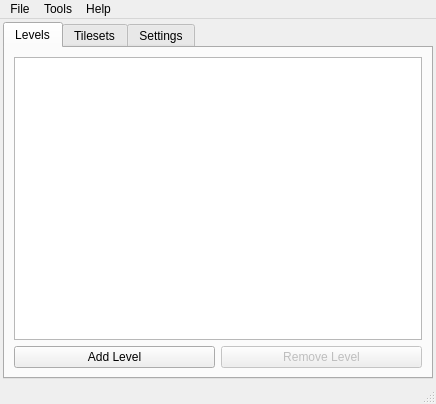
<?xml version="1.0" encoding="UTF-8"?>
<ui version="4.0">
 <class>MainWindow</class>
 <widget class="QMainWindow" name="MainWindow">
  <property name="geometry">
   <rect>
    <x>0</x>
    <y>0</y>
    <width>436</width>
    <height>404</height>
   </rect>
  </property>
  <property name="windowTitle">
   <string>CoinKiller</string>
  </property>
  <property name="styleSheet">
   <string notr="true"/>
  </property>
  <widget class="QWidget" name="centralWidget">
   <layout class="QVBoxLayout" name="verticalLayout">
    <property name="leftMargin">
     <number>3</number>
    </property>
    <property name="topMargin">
     <number>3</number>
    </property>
    <property name="rightMargin">
     <number>3</number>
    </property>
    <property name="bottomMargin">
     <number>3</number>
    </property>
    <item>
     <widget class="QTabWidget" name="tabWidget">
      <property name="currentIndex">
       <number>0</number>
      </property>
      <widget class="QWidget" name="tab_levels">
       <attribute name="title">
        <string>Levels</string>
       </attribute>
       <layout class="QVBoxLayout" name="verticalLayout_2" stretch="0,0">
        <property name="leftMargin">
         <number>9</number>
        </property>
        <property name="topMargin">
         <number>9</number>
        </property>
        <property name="rightMargin">
         <number>9</number>
        </property>
        <property name="bottomMargin">
         <number>9</number>
        </property>
        <item>
         <widget class="QTreeView" name="levelList">
          <property name="sizePolicy">
           <sizepolicy hsizetype="Expanding" vsizetype="Expanding">
            <horstretch>0</horstretch>
            <verstretch>0</verstretch>
           </sizepolicy>
          </property>
          <property name="editTriggers">
           <set>QAbstractItemView::NoEditTriggers</set>
          </property>
          <attribute name="headerVisible">
           <bool>false</bool>
          </attribute>
         </widget>
        </item>
        <item>
         <layout class="QHBoxLayout" name="horizontalLayout">
          <property name="topMargin">
           <number>0</number>
          </property>
          <property name="rightMargin">
           <number>0</number>
          </property>
          <item>
           <widget class="QPushButton" name="addLevelBtn">
            <property name="text">
             <string>Add Level</string>
            </property>
           </widget>
          </item>
          <item>
           <widget class="QPushButton" name="removeLevelBtn">
            <property name="enabled">
             <bool>false</bool>
            </property>
            <property name="text">
             <string>Remove Level</string>
            </property>
           </widget>
          </item>
         </layout>
        </item>
       </layout>
      </widget>
      <widget class="QWidget" name="tab_tilesets">
       <attribute name="title">
        <string>Tilesets</string>
       </attribute>
       <layout class="QVBoxLayout" name="verticalLayout_3">
        <item>
         <widget class="QTreeView" name="tilesetView">
          <property name="editTriggers">
           <set>QAbstractItemView::NoEditTriggers</set>
          </property>
          <property name="headerHidden">
           <bool>true</bool>
          </property>
         </widget>
        </item>
        <item>
         <layout class="QHBoxLayout" name="horizontalLayout_2">
          <item>
           <widget class="QPushButton" name="addTilesetBtn">
            <property name="text">
             <string>Add Tileset</string>
            </property>
           </widget>
          </item>
          <item>
           <widget class="QPushButton" name="removeTilesetBtn">
            <property name="enabled">
             <bool>false</bool>
            </property>
            <property name="text">
             <string>Remove Tileset</string>
            </property>
           </widget>
          </item>
         </layout>
        </item>
       </layout>
      </widget>
      <widget class="QWidget" name="tab_settings">
       <attribute name="title">
        <string>Settings</string>
       </attribute>
       <layout class="QVBoxLayout" name="verticalLayout_5">
        <item>
         <layout class="QVBoxLayout" name="verticalLayout_4">
          <item>
           <widget class="QLabel" name="languagesLabel">
            <property name="text">
             <string>Languages</string>
            </property>
           </widget>
          </item>
          <item>
           <widget class="QListWidget" name="languageSelector"/>
          </item>
          <item>
           <widget class="QPushButton" name="updateSpriteData">
            <property name="text">
             <string>Update Spritedata</string>
            </property>
           </widget>
          </item>
         </layout>
        </item>
        <item>
         <layout class="QGridLayout" name="gridLayout">
          <item row="0" column="0">
           <widget class="QCheckBox" name="nightModeCheckbox">
            <property name="text">
             <string>Night Mode</string>
            </property>
           </widget>
          </item>
          <item row="0" column="1">
           <widget class="QCheckBox" name="maximisedCheckbox">
            <property name="text">
             <string>Start Maximised</string>
            </property>
           </widget>
          </item>
          <item row="1" column="0">
           <widget class="QCheckBox" name="loadLastCheckbox">
            <property name="text">
             <string>Load last ROMFS</string>
            </property>
           </widget>
          </item>
         </layout>
        </item>
       </layout>
      </widget>
     </widget>
    </item>
   </layout>
  </widget>
  <widget class="QMenuBar" name="menuBar">
   <property name="geometry">
    <rect>
     <x>0</x>
     <y>0</y>
     <width>436</width>
     <height>21</height>
    </rect>
   </property>
   <widget class="QMenu" name="menuFile">
    <property name="title">
     <string>File</string>
    </property>
    <addaction name="actionLoadUnpackedROMFS"/>
    <addaction name="separator"/>
    <addaction name="actionOpenlastROMFSDir"/>
   </widget>
   <widget class="QMenu" name="menuHelp">
    <property name="title">
     <string>Help</string>
    </property>
    <addaction name="actionAbout"/>
   </widget>
   <widget class="QMenu" name="menuTools">
    <property name="title">
     <string>Tools</string>
    </property>
    <addaction name="actionSarcExplorer"/>
   </widget>
   <addaction name="menuFile"/>
   <addaction name="menuTools"/>
   <addaction name="menuHelp"/>
  </widget>
  <widget class="QStatusBar" name="statusBar"/>
  <action name="actionLoadUnpackedROMFS">
   <property name="text">
    <string>Load unpacked ROMFS...</string>
   </property>
   <property name="toolTip">
    <string>Load unpacked ROMFS</string>
   </property>
   <property name="shortcut">
    <string>Ctrl+O</string>
   </property>
  </action>
  <action name="actionAbout">
   <property name="text">
    <string>About CoinKiller</string>
   </property>
   <property name="toolTip">
    <string>About CoinKiller</string>
   </property>
  </action>
  <action name="actionSarcExplorer">
   <property name="text">
    <string>Sarc Explorer</string>
   </property>
   <property name="toolTip">
    <string>Sarc Explorer</string>
   </property>
  </action>
  <action name="actionOpenlastROMFSDir">
   <property name="enabled">
    <bool>false</bool>
   </property>
   <property name="text">
    <string>Show ROMFS Directory</string>
   </property>
   <property name="toolTip">
    <string>Show ROMFS Directory</string>
   </property>
  </action>
 </widget>
 <layoutdefault spacing="6" margin="11"/>
 <resources/>
 <connections/>
</ui>
